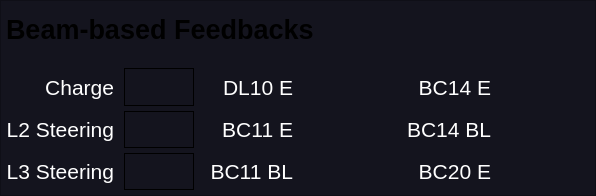
   <widget class="QFrame" name="frame_ff_size_3">
    <property name="geometry">
     <rect>
      <x>15</x>
      <y>380</y>
      <width>596</width>
      <height>196</height>
     </rect>
    </property>
    <property name="font">
     <font>
      <italic>true</italic>
     </font>
    </property>
    <property name="styleSheet">
     <string notr="true">background-color: rgb(20,20,30);</string>
    </property>
    <property name="frameShape">
     <enum>QFrame::StyledPanel</enum>
    </property>
    <property name="frameShadow">
     <enum>QFrame::Raised</enum>
    </property>
    <layout class="QGridLayout" name="gridLayout_11">
     <property name="leftMargin">
      <number>5</number>
     </property>
     <property name="topMargin">
      <number>10</number>
     </property>
     <property name="rightMargin">
      <number>5</number>
     </property>
     <property name="bottomMargin">
      <number>5</number>
     </property>
     <property name="horizontalSpacing">
      <number>10</number>
     </property>
     <property name="verticalSpacing">
      <number>5</number>
     </property>
     <item row="6" column="2">
      <widget class="QLabel" name="label_115">
       <property name="font">
        <font>
         <pointsize>16</pointsize>
         <weight>50</weight>
         <bold>false</bold>
        </font>
       </property>
       <property name="styleSheet">
        <string notr="true">background-color: rgba(255, 255, 255, 0);
color: rgb(255,255,255);</string>
       </property>
       <property name="text">
        <string>DL10 E</string>
       </property>
       <property name="alignment">
        <set>Qt::AlignRight|Qt::AlignTrailing|Qt::AlignVCenter</set>
       </property>
      </widget>
     </item>
     <item row="9" column="5">
      <widget class="PyDMLabel" name="HB_MDLFF_8">
       <property name="font">
        <font>
         <pointsize>16</pointsize>
         <weight>75</weight>
         <bold>true</bold>
        </font>
       </property>
       <property name="toolTip">
        <string/>
       </property>
       <property name="styleSheet">
        <string notr="true">PyDMLabel[alarmSensitiveBorder=&quot;true&quot;][alarmSeverity=&quot;0&quot;] {
  background-color: rgb(0,0,10);
  color: rgb(0,255,0);
  border-color: rgb(0,255,0);
  border-width: 2px;
}

PyDMLabel[alarmSensitiveBorder=&quot;true&quot;][alarmSeverity=&quot;1&quot;] {
  background-color: rgb(0,0,10);
  color: rgb(255,255,0);
  border-color: rgb(180,180,0);
  border-width: 2px;
}</string>
       </property>
       <property name="alignment">
        <set>Qt::AlignCenter</set>
       </property>
       <property name="precision" stdset="0">
        <number>0</number>
       </property>
       <property name="showUnits" stdset="0">
        <bool>false</bool>
       </property>
       <property name="precisionFromPV" stdset="0">
        <bool>true</bool>
       </property>
       <property name="alarmSensitiveContent" stdset="0">
        <bool>true</bool>
       </property>
       <property name="alarmSensitiveBorder" stdset="0">
        <bool>true</bool>
       </property>
       <property name="PyDMToolTip" stdset="0">
        <string/>
       </property>
       <property name="channel" stdset="0">
        <string>PHYS:SYS1:1:F2LFB_BC14E</string>
       </property>
       <property name="enableRichText" stdset="0">
        <bool>false</bool>
       </property>
      </widget>
     </item>
     <item row="5" column="0" colspan="6">
      <widget class="PyDMDrawingLine" name="PyDMDrawingLine_43">
       <property name="minimumSize">
        <size>
         <width>0</width>
         <height>10</height>
        </size>
       </property>
       <property name="maximumSize">
        <size>
         <width>16777215</width>
         <height>10</height>
        </size>
       </property>
       <property name="font">
        <font>
         <pointsize>12</pointsize>
        </font>
       </property>
       <property name="toolTip">
        <string/>
       </property>
       <property name="brush" stdset="0">
        <brush brushstyle="SolidPattern">
         <color alpha="255">
          <red>200</red>
          <green>200</green>
          <blue>200</blue>
         </color>
        </brush>
       </property>
       <property name="penColor" stdset="0">
        <color>
         <red>80</red>
         <green>80</green>
         <blue>80</blue>
        </color>
       </property>
       <property name="penWidth" stdset="0">
        <double>1.000000000000000</double>
       </property>
      </widget>
     </item>
     <item row="6" column="1">
      <widget class="QFrame" name="ind_qfb">
       <property name="maximumSize">
        <size>
         <width>70</width>
         <height>16777215</height>
        </size>
       </property>
       <property name="styleSheet">
        <string notr="true">PyDMLabel {
  border-radius: 2px;
}
PyDMLabel[alarmSensitiveBorder=&quot;true&quot;][alarmSeverity=&quot;0&quot;] {
  background-color: rgb(0,0,10);
  color: rgb(0,255,0);
  border-color: rgb(0,180,0);
  border-width: 2px;
  border-style: solid;
}

PyDMLabel[alarmSensitiveBorder=&quot;true&quot;][alarmSeverity=&quot;1&quot;] {
  background-color: rgb(0,0,10);
  color: rgb(255,255,0);
}

PyDMLabel[alarmSensitiveBorder=&quot;true&quot;][alarmSeverity=&quot;2&quot;] {
  background-color: rgb(255,0,0);
  color: rgb(255,255,255);
}

PyDMLabel[alarmSensitiveBorder=&quot;true&quot;][alarmSeverity=&quot;3&quot;] {
  background-color: rgb(192,0,255);
  color: rgb(255,255,0);
}

PyDMLabel[alarmSensitiveBorder=&quot;true&quot;][alarmSeverity=&quot;4&quot;] {
  color: rgb(218,218,218);
  background-color: rgb(25,25,25);
}</string>
       </property>
       <property name="frameShape">
        <enum>QFrame::Box</enum>
       </property>
       <property name="frameShadow">
        <enum>QFrame::Plain</enum>
       </property>
      </widget>
     </item>
     <item row="8" column="5">
      <widget class="PyDMLabel" name="HB_MDLFF_7">
       <property name="font">
        <font>
         <pointsize>16</pointsize>
         <weight>75</weight>
         <bold>true</bold>
        </font>
       </property>
       <property name="toolTip">
        <string/>
       </property>
       <property name="styleSheet">
        <string notr="true">PyDMLabel[alarmSensitiveBorder=&quot;true&quot;][alarmSeverity=&quot;0&quot;] {
  background-color: rgb(0,0,10);
  color: rgb(0,255,0);
  border-color: rgb(0,255,0);
  border-width: 2px;
}

PyDMLabel[alarmSensitiveBorder=&quot;true&quot;][alarmSeverity=&quot;1&quot;] {
  background-color: rgb(0,0,10);
  color: rgb(255,255,0);
  border-color: rgb(180,180,0);
  border-width: 2px;
}</string>
       </property>
       <property name="alignment">
        <set>Qt::AlignCenter</set>
       </property>
       <property name="precision" stdset="0">
        <number>0</number>
       </property>
       <property name="showUnits" stdset="0">
        <bool>false</bool>
       </property>
       <property name="precisionFromPV" stdset="0">
        <bool>true</bool>
       </property>
       <property name="alarmSensitiveContent" stdset="0">
        <bool>true</bool>
       </property>
       <property name="alarmSensitiveBorder" stdset="0">
        <bool>true</bool>
       </property>
       <property name="PyDMToolTip" stdset="0">
        <string/>
       </property>
       <property name="channel" stdset="0">
        <string>PHYS:SYS1:1:F2LFB_BC14E</string>
       </property>
       <property name="enableRichText" stdset="0">
        <bool>false</bool>
       </property>
      </widget>
     </item>
     <item row="9" column="4">
      <widget class="QLabel" name="label_141">
       <property name="font">
        <font>
         <pointsize>16</pointsize>
         <weight>50</weight>
         <bold>false</bold>
        </font>
       </property>
       <property name="styleSheet">
        <string notr="true">background-color: rgba(255, 255, 255, 0);
color: rgb(255,255,255);</string>
       </property>
       <property name="text">
        <string>BC20 E</string>
       </property>
       <property name="alignment">
        <set>Qt::AlignRight|Qt::AlignTrailing|Qt::AlignVCenter</set>
       </property>
      </widget>
     </item>
     <item row="8" column="4">
      <widget class="QLabel" name="label_112">
       <property name="font">
        <font>
         <pointsize>16</pointsize>
         <weight>50</weight>
         <bold>false</bold>
        </font>
       </property>
       <property name="styleSheet">
        <string notr="true">background-color: rgba(255, 255, 255, 0);
color: rgb(255,255,255);</string>
       </property>
       <property name="text">
        <string>BC14 BL</string>
       </property>
       <property name="alignment">
        <set>Qt::AlignRight|Qt::AlignTrailing|Qt::AlignVCenter</set>
       </property>
      </widget>
     </item>
     <item row="8" column="1">
      <widget class="QFrame" name="ind_l2steer">
       <property name="maximumSize">
        <size>
         <width>70</width>
         <height>16777215</height>
        </size>
       </property>
       <property name="styleSheet">
        <string notr="true">PyDMLabel {
  border-radius: 2px;
}
PyDMLabel[alarmSensitiveBorder=&quot;true&quot;][alarmSeverity=&quot;0&quot;] {
  background-color: rgb(0,0,10);
  color: rgb(0,255,0);
  border-color: rgb(0,180,0);
  border-width: 2px;
  border-style: solid;
}

PyDMLabel[alarmSensitiveBorder=&quot;true&quot;][alarmSeverity=&quot;1&quot;] {
  background-color: rgb(0,0,10);
  color: rgb(255,255,0);
}

PyDMLabel[alarmSensitiveBorder=&quot;true&quot;][alarmSeverity=&quot;2&quot;] {
  background-color: rgb(255,0,0);
  color: rgb(255,255,255);
}

PyDMLabel[alarmSensitiveBorder=&quot;true&quot;][alarmSeverity=&quot;3&quot;] {
  background-color: rgb(192,0,255);
  color: rgb(255,255,0);
}

PyDMLabel[alarmSensitiveBorder=&quot;true&quot;][alarmSeverity=&quot;4&quot;] {
  color: rgb(218,218,218);
  background-color: rgb(25,25,25);
}</string>
       </property>
       <property name="frameShape">
        <enum>QFrame::Box</enum>
       </property>
       <property name="frameShadow">
        <enum>QFrame::Plain</enum>
       </property>
      </widget>
     </item>
     <item row="6" column="0">
      <widget class="QLabel" name="label_137">
       <property name="font">
        <font>
         <pointsize>16</pointsize>
         <weight>50</weight>
         <bold>false</bold>
        </font>
       </property>
       <property name="styleSheet">
        <string notr="true">background-color: rgba(255, 255, 255, 0);
color: rgb(255,255,255);</string>
       </property>
       <property name="text">
        <string>Charge</string>
       </property>
       <property name="alignment">
        <set>Qt::AlignRight|Qt::AlignTrailing|Qt::AlignVCenter</set>
       </property>
      </widget>
     </item>
     <item row="8" column="3">
      <widget class="PyDMLabel" name="HB_MDLFF_3">
       <property name="font">
        <font>
         <pointsize>16</pointsize>
         <weight>75</weight>
         <bold>true</bold>
        </font>
       </property>
       <property name="toolTip">
        <string/>
       </property>
       <property name="styleSheet">
        <string notr="true">PyDMLabel[alarmSensitiveBorder=&quot;true&quot;][alarmSeverity=&quot;0&quot;] {
  background-color: rgb(0,0,10);
  color: rgb(0,255,0);
  border-color: rgb(0,255,0);
  border-width: 2px;
}

PyDMLabel[alarmSensitiveBorder=&quot;true&quot;][alarmSeverity=&quot;1&quot;] {
  background-color: rgb(0,0,10);
  color: rgb(255,255,0);
  border-color: rgb(180,180,0);
  border-width: 2px;
}</string>
       </property>
       <property name="alignment">
        <set>Qt::AlignCenter</set>
       </property>
       <property name="precision" stdset="0">
        <number>0</number>
       </property>
       <property name="showUnits" stdset="0">
        <bool>false</bool>
       </property>
       <property name="precisionFromPV" stdset="0">
        <bool>true</bool>
       </property>
       <property name="alarmSensitiveContent" stdset="0">
        <bool>true</bool>
       </property>
       <property name="alarmSensitiveBorder" stdset="0">
        <bool>true</bool>
       </property>
       <property name="PyDMToolTip" stdset="0">
        <string/>
       </property>
       <property name="channel" stdset="0">
        <string>PHYS:SYS1:1:F2LFB_BC14E</string>
       </property>
       <property name="enableRichText" stdset="0">
        <bool>false</bool>
       </property>
      </widget>
     </item>
     <item row="9" column="3">
      <widget class="PyDMLabel" name="HB_MDLFF_4">
       <property name="font">
        <font>
         <pointsize>16</pointsize>
         <weight>75</weight>
         <bold>true</bold>
        </font>
       </property>
       <property name="toolTip">
        <string/>
       </property>
       <property name="styleSheet">
        <string notr="true">PyDMLabel[alarmSensitiveBorder=&quot;true&quot;][alarmSeverity=&quot;0&quot;] {
  background-color: rgb(0,0,10);
  color: rgb(0,255,0);
  border-color: rgb(0,255,0);
  border-width: 2px;
}

PyDMLabel[alarmSensitiveBorder=&quot;true&quot;][alarmSeverity=&quot;1&quot;] {
  background-color: rgb(0,0,10);
  color: rgb(255,255,0);
  border-color: rgb(180,180,0);
  border-width: 2px;
}</string>
       </property>
       <property name="alignment">
        <set>Qt::AlignCenter</set>
       </property>
       <property name="precision" stdset="0">
        <number>0</number>
       </property>
       <property name="showUnits" stdset="0">
        <bool>false</bool>
       </property>
       <property name="precisionFromPV" stdset="0">
        <bool>true</bool>
       </property>
       <property name="alarmSensitiveContent" stdset="0">
        <bool>true</bool>
       </property>
       <property name="alarmSensitiveBorder" stdset="0">
        <bool>true</bool>
       </property>
       <property name="PyDMToolTip" stdset="0">
        <string/>
       </property>
       <property name="channel" stdset="0">
        <string>PHYS:SYS1:1:F2LFB_BC14E</string>
       </property>
       <property name="enableRichText" stdset="0">
        <bool>false</bool>
       </property>
      </widget>
     </item>
     <item row="6" column="5">
      <widget class="PyDMLabel" name="HB_MDLFF_6">
       <property name="font">
        <font>
         <pointsize>16</pointsize>
         <weight>75</weight>
         <bold>true</bold>
        </font>
       </property>
       <property name="toolTip">
        <string/>
       </property>
       <property name="styleSheet">
        <string notr="true">PyDMLabel[alarmSensitiveBorder=&quot;true&quot;][alarmSeverity=&quot;0&quot;] {
  background-color: rgb(0,0,10);
  color: rgb(0,255,0);
  border-color: rgb(0,255,0);
  border-width: 2px;
}

PyDMLabel[alarmSensitiveBorder=&quot;true&quot;][alarmSeverity=&quot;1&quot;] {
  background-color: rgb(0,0,10);
  color: rgb(255,255,0);
  border-color: rgb(180,180,0);
  border-width: 2px;
}</string>
       </property>
       <property name="alignment">
        <set>Qt::AlignCenter</set>
       </property>
       <property name="precision" stdset="0">
        <number>0</number>
       </property>
       <property name="showUnits" stdset="0">
        <bool>false</bool>
       </property>
       <property name="precisionFromPV" stdset="0">
        <bool>true</bool>
       </property>
       <property name="alarmSensitiveContent" stdset="0">
        <bool>true</bool>
       </property>
       <property name="alarmSensitiveBorder" stdset="0">
        <bool>true</bool>
       </property>
       <property name="PyDMToolTip" stdset="0">
        <string/>
       </property>
       <property name="channel" stdset="0">
        <string>PHYS:SYS1:1:F2LFB_BC14E</string>
       </property>
       <property name="enableRichText" stdset="0">
        <bool>false</bool>
       </property>
      </widget>
     </item>
     <item row="8" column="2">
      <widget class="QLabel" name="label_121">
       <property name="font">
        <font>
         <pointsize>16</pointsize>
         <weight>50</weight>
         <bold>false</bold>
        </font>
       </property>
       <property name="styleSheet">
        <string notr="true">background-color: rgba(255, 255, 255, 0);
color: rgb(255,255,255);</string>
       </property>
       <property name="text">
        <string>BC11 E</string>
       </property>
       <property name="alignment">
        <set>Qt::AlignRight|Qt::AlignTrailing|Qt::AlignVCenter</set>
       </property>
      </widget>
     </item>
     <item row="6" column="3">
      <widget class="PyDMLabel" name="HB_MDLFF_2">
       <property name="font">
        <font>
         <pointsize>16</pointsize>
         <weight>75</weight>
         <bold>true</bold>
        </font>
       </property>
       <property name="toolTip">
        <string/>
       </property>
       <property name="styleSheet">
        <string notr="true">PyDMLabel[alarmSensitiveBorder=&quot;true&quot;][alarmSeverity=&quot;0&quot;] {
  background-color: rgb(0,0,10);
  color: rgb(0,255,0);
  border-color: rgb(0,255,0);
  border-width: 2px;
}

PyDMLabel[alarmSensitiveBorder=&quot;true&quot;][alarmSeverity=&quot;1&quot;] {
  background-color: rgb(0,0,10);
  color: rgb(255,255,0);
  border-color: rgb(180,180,0);
  border-width: 2px;
}</string>
       </property>
       <property name="alignment">
        <set>Qt::AlignCenter</set>
       </property>
       <property name="precision" stdset="0">
        <number>0</number>
       </property>
       <property name="showUnits" stdset="0">
        <bool>false</bool>
       </property>
       <property name="precisionFromPV" stdset="0">
        <bool>true</bool>
       </property>
       <property name="alarmSensitiveContent" stdset="0">
        <bool>true</bool>
       </property>
       <property name="alarmSensitiveBorder" stdset="0">
        <bool>true</bool>
       </property>
       <property name="PyDMToolTip" stdset="0">
        <string/>
       </property>
       <property name="channel" stdset="0">
        <string>PHYS:SYS1:1:F2LFB_BC14E</string>
       </property>
       <property name="enableRichText" stdset="0">
        <bool>false</bool>
       </property>
      </widget>
     </item>
     <item row="8" column="0">
      <widget class="QLabel" name="label_120">
       <property name="font">
        <font>
         <pointsize>16</pointsize>
         <weight>50</weight>
         <bold>false</bold>
        </font>
       </property>
       <property name="styleSheet">
        <string notr="true">background-color: rgba(255, 255, 255, 0);
color: rgb(255,255,255);</string>
       </property>
       <property name="text">
        <string>L2 Steering</string>
       </property>
       <property name="alignment">
        <set>Qt::AlignRight|Qt::AlignTrailing|Qt::AlignVCenter</set>
       </property>
      </widget>
     </item>
     <item row="9" column="2">
      <widget class="QLabel" name="label_122">
       <property name="font">
        <font>
         <pointsize>16</pointsize>
         <weight>50</weight>
         <bold>false</bold>
        </font>
       </property>
       <property name="styleSheet">
        <string notr="true">background-color: rgba(255, 255, 255, 0);
color: rgb(255,255,255);</string>
       </property>
       <property name="text">
        <string>BC11 BL</string>
       </property>
       <property name="alignment">
        <set>Qt::AlignRight|Qt::AlignTrailing|Qt::AlignVCenter</set>
       </property>
      </widget>
     </item>
     <item row="9" column="0">
      <widget class="QLabel" name="label_143">
       <property name="font">
        <font>
         <pointsize>16</pointsize>
         <weight>50</weight>
         <bold>false</bold>
        </font>
       </property>
       <property name="styleSheet">
        <string notr="true">background-color: rgba(255, 255, 255, 0);
color: rgb(255,255,255);</string>
       </property>
       <property name="text">
        <string>L3 Steering</string>
       </property>
       <property name="alignment">
        <set>Qt::AlignRight|Qt::AlignTrailing|Qt::AlignVCenter</set>
       </property>
      </widget>
     </item>
     <item row="0" column="0" colspan="5">
      <widget class="QLabel" name="label_138">
       <property name="font">
        <font>
         <pointsize>20</pointsize>
         <weight>75</weight>
         <italic>false</italic>
         <bold>true</bold>
        </font>
       </property>
       <property name="text">
        <string>Beam-based Feedbacks</string>
       </property>
       <property name="alignment">
        <set>Qt::AlignLeading|Qt::AlignLeft|Qt::AlignVCenter</set>
       </property>
       <property name="wordWrap">
        <bool>true</bool>
       </property>
      </widget>
     </item>
     <item row="6" column="4">
      <widget class="QLabel" name="label_142">
       <property name="font">
        <font>
         <pointsize>16</pointsize>
         <weight>50</weight>
         <bold>false</bold>
        </font>
       </property>
       <property name="styleSheet">
        <string notr="true">background-color: rgba(255, 255, 255, 0);
color: rgb(255,255,255);</string>
       </property>
       <property name="text">
        <string>BC14 E</string>
       </property>
       <property name="alignment">
        <set>Qt::AlignRight|Qt::AlignTrailing|Qt::AlignVCenter</set>
       </property>
      </widget>
     </item>
     <item row="9" column="1">
      <widget class="QFrame" name="ind_l3steer">
       <property name="maximumSize">
        <size>
         <width>70</width>
         <height>16777215</height>
        </size>
       </property>
       <property name="styleSheet">
        <string notr="true">PyDMLabel {
  border-radius: 2px;
}
PyDMLabel[alarmSensitiveBorder=&quot;true&quot;][alarmSeverity=&quot;0&quot;] {
  background-color: rgb(0,0,10);
  color: rgb(0,255,0);
  border-color: rgb(0,180,0);
  border-width: 2px;
  border-style: solid;
}

PyDMLabel[alarmSensitiveBorder=&quot;true&quot;][alarmSeverity=&quot;1&quot;] {
  background-color: rgb(0,0,10);
  color: rgb(255,255,0);
}

PyDMLabel[alarmSensitiveBorder=&quot;true&quot;][alarmSeverity=&quot;2&quot;] {
  background-color: rgb(255,0,0);
  color: rgb(255,255,255);
}

PyDMLabel[alarmSensitiveBorder=&quot;true&quot;][alarmSeverity=&quot;3&quot;] {
  background-color: rgb(192,0,255);
  color: rgb(255,255,0);
}

PyDMLabel[alarmSensitiveBorder=&quot;true&quot;][alarmSeverity=&quot;4&quot;] {
  color: rgb(218,218,218);
  background-color: rgb(25,25,25);
}</string>
       </property>
       <property name="frameShape">
        <enum>QFrame::Box</enum>
       </property>
       <property name="frameShadow">
        <enum>QFrame::Plain</enum>
       </property>
      </widget>
     </item>
    </layout>
   </widget>
